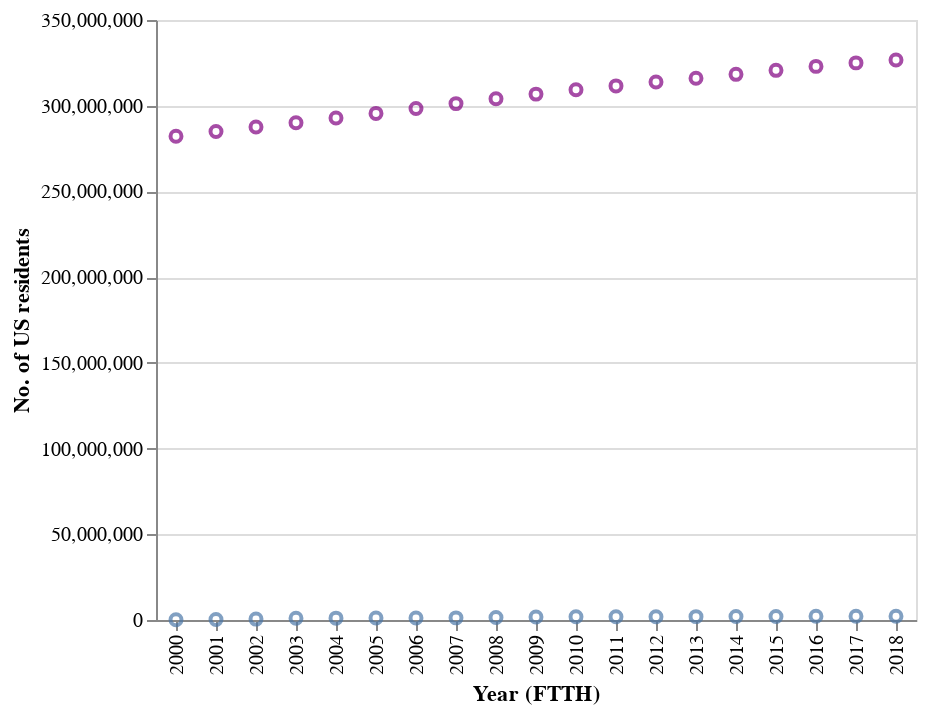

Here is the notebook cell this chart was saved with:
### Code cell
mb = alt.Chart(muni_netw_us).mark_point().encode(
    alt.X('Year (FTTH):N'),
    alt.Y('total_real_w_mb:Q',
        # axis=alt.Axis(title=None),
        # scale=alt.Scale(
        #     domain=(0, 2234683),
        #     clamp=True
        # )
    ),tooltip=['total_real_w_mb', 'percentage']
)

total = alt.Chart(muni_netw_us).mark_point(color="purple").encode(
    alt.X('Year (FTTH):N'),
    alt.Y('total_population', axis=alt.Axis(title='No. of US residents')),
    tooltip=['total_population']
    )

chart = alt.layer(total, mb)
chart
# chart.interactive()

### Figure 1 — Vega-Lite specification as saved in the notebook (floating-point values rounded to 4 significant figures)
{"config": {"view": {"continuousWidth": 400, "continuousHeight": 300}}, "layer": [{"mark": {"type": "point", "color": "purple"}, "encoding": {"tooltip": [{"type": "quantitative", "field": "total_population"}], "x": {"type": "nominal", "field": "Year (FTTH)"}, "y": {"type": "quantitative", "axis": {"title": "No. of US residents"}, "field": "total_population"}}}, {"mark": "point", "encoding": {"tooltip": [{"type": "quantitative", "field": "total_real_w_mb"}, {"type": "nominal", "field": "percentage"}], "x": {"type": "nominal", "field": "Year (FTTH)"}, "y": {"type": "quantitative", "field": "total_real_w_mb"}}}], "data": {"name": "data-3e74e3ad462c9bc0bf5b3d326ecb210b"}, "$schema": "https://vega.github.io/schema/vega-lite/v4.8.1.json", "datasets": {"data-3e74e3ad462c9bc0bf5b3d326ecb210b": [{"Unnamed: 0": 1, "Year (FTTH)": 2000, "total_w_mb": 154000, "total_real_w_mb": 154000, "total_population": 282162411, "percentage": "0.05%"}, {"Unnamed: 0": 2, "Year (FTTH)": 2001, "total_w_mb": 92000, "total_real_w_mb": 246000, "total_population": 284968955, "percentage": "0.09%"}, {"Unnamed: 0": 3, "Year (FTTH)": 2002, "total_w_mb": 280500, "total_real_w_mb": 526500, "total_population": 287625193, "percentage": "0.18%"}, {"Unnamed: 0": 4, "Year (FTTH)": 2003, "total_w_mb": 486500, "total_real_w_mb": 1013000, "total_population": 290107933, "percentage": "0.35%"}, {"Unnamed: 0": 5, "Year (FTTH)": 2004, "total_w_mb": 67000, "total_real_w_mb": 1080000, "total_population": 292805298, "percentage": "0.37%"}, {"Unnamed: 0": 6, "Year (FTTH)": 2005, "total_w_mb": 40100, "total_real_w_mb": 1120100, "total_population": 295516599, "percentage": "0.38%"}, {"Unnamed: 0": 7, "Year (FTTH)": 2006, "total_w_mb": 54300, "total_real_w_mb": 1174400, "total_population": 298379912, "percentage": "0.39%"}, {"Unnamed: 0": 8, "Year (FTTH)": 2007, "total_w_mb": 66100, "total_real_w_mb": 1240500, "total_population": 301231207, "percentage": "0.41%"}, {"Unnamed: 0": 9, "Year (FTTH)": 2008, "total_w_mb": 206500, "total_real_w_mb": 1447000, "total_population": 304093966, "percentage": "0.48%"}, {"Unnamed: 0": 10, "Year (FTTH)": 2009, "total_w_mb": 333500, "total_real_w_mb": 1780500, "total_population": 306771529, "percentage": "0.58%"}, {"Unnamed: 0": 11, "Year (FTTH)": 2010, "total_w_mb": 65100, "total_real_w_mb": 1845600, "total_population": 309349689, "percentage": "0.60%"}, {"Unnamed: 0": 12, "Year (FTTH)": 2011, "total_w_mb": 75600, "total_real_w_mb": 1921200, "total_population": 311556874, "percentage": "0.62%"}, {"Unnamed: 0": 13, "Year (FTTH)": 2012, "total_w_mb": 20800, "total_real_w_mb": 1942000, "total_population": 313830990, "percentage": "0.62%"}, {"Unnamed: 0": 14, "Year (FTTH)": 2013, "total_w_mb": 24112, "total_real_w_mb": 1966112, "total_population": 315993715, "percentage": "0.62%"}, {"Unnamed: 0": 15, "Year (FTTH)": 2014, "total_w_mb": 122800, "total_real_w_mb": 2088912, "total_population": 318301008, "percentage": "0.66%"}, {"Unnamed: 0": 16, "Year (FTTH)": 2015, "total_w_mb": 1800, "total_real_w_mb": 2090712, "total_population": 320635163, "percentage": "0.65%"}, {"Unnamed: 0": 17, "Year (FTTH)": 2016, "total_w_mb": 66071, "total_real_w_mb": 2156783, "total_population": 322941311, "percentage": "0.67%"}, {"Unnamed: 0": 18, "Year (FTTH)": 2017, "total_w_mb": 1900, "total_real_w_mb": 2158683, "total_population": 324985539, "percentage": "0.66%"}, {"Unnamed: 0": 19, "Year (FTTH)": 2018, "total_w_mb": 76000, "total_real_w_mb": 2234683, "total_population": 326687501, "percentage": "0.68%"}]}}
